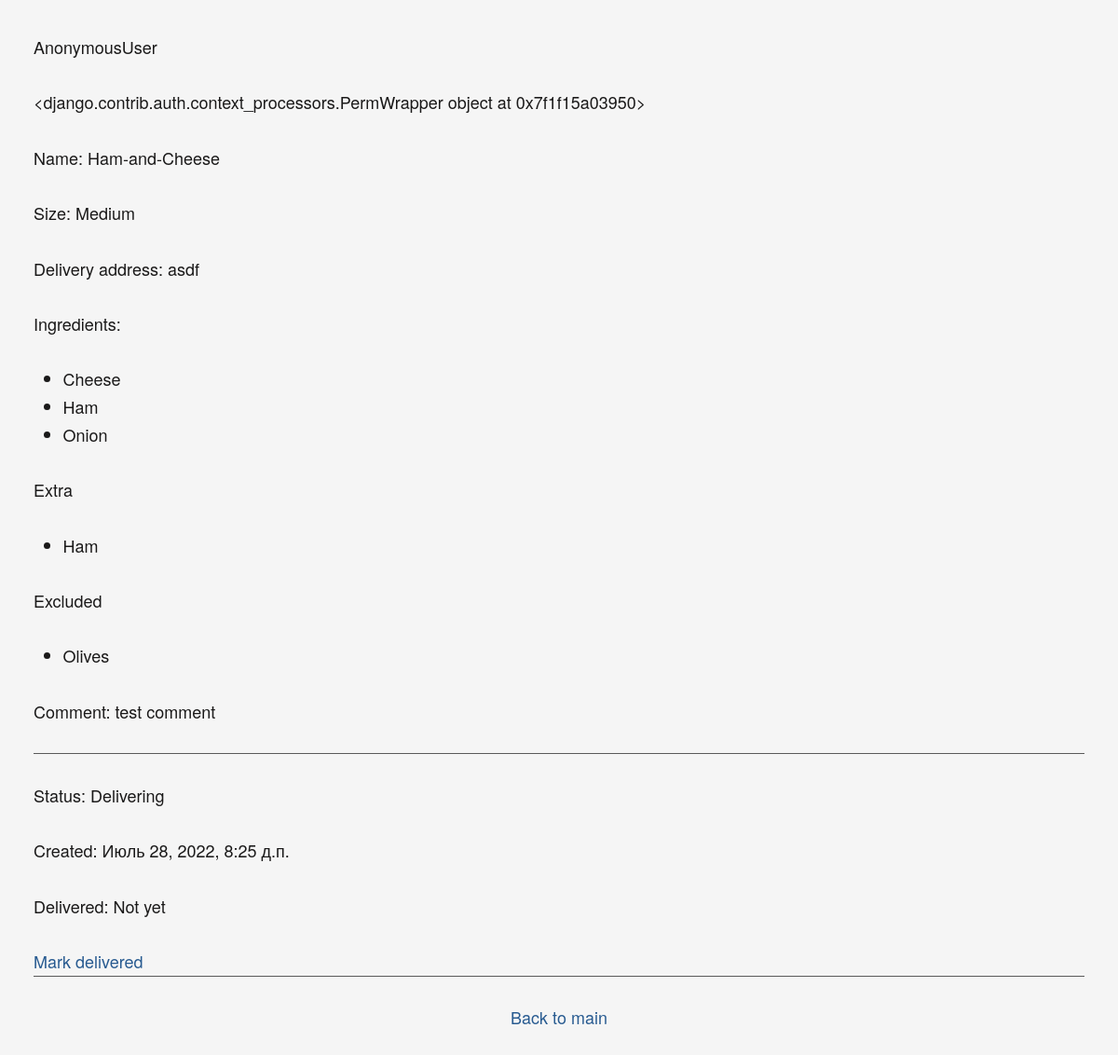
/pizza/view/1/, run on the app's committed database.
### pizza_app/models.py (models this page shows, shortened)
class PizzaOrder(models.Model):
    kind = models.ForeignKey('PizzaMenuItem', related_name='pizzas', on_delete=models.PROTECT)
    size = models.ForeignKey('PizzaSize', related_name='pizzas', on_delete=models.PROTECT)
    delivery = models.ForeignKey('Address', related_name='pizzas', on_delete=models.PROTECT)
    extra = models.ManyToManyField(
        'PizzaIngredient', blank=True, related_name='pizzas_extras')
    exclude = models.ManyToManyField('PizzaIngredient', blank=True)
    comment = models.CharField(max_length=140, blank=True)
    delivered = models.BooleanField(default=False)
    date_created = models.DateTimeField(auto_now_add=True)
    date_delivered = models.DateTimeField(default=None, null=True)
    objects = Manager()
    delivered_manager = PizzaOrderManager()
    undelivered_manager = PizzaOrderUndeliveredManager()

class PizzaMenuItem(models.Model):
    name = models.CharField(max_length=50)
    ingredients = models.ManyToManyField(
        'PizzaIngredient',
        related_name='ingredients'
    )
    def __str__(self):
        return str(self.name)

class PizzaSize(models.Model):
    LARGE = ('XL', 'Large')
    MEDIUM = ('MD', 'Medium')
    SMALL = ('SM', 'Small')
    __all = dict([LARGE, MEDIUM, SMALL])
    size = models.CharField(max_length=2, choices=__all.items())
    def __str__(self):
        return str(self.__all[self.size])

class Address(models.Model):
    full = models.CharField(max_length=150)

class PizzaIngredient(models.Model):
    name = models.CharField(max_length=50)

### pizza_app/views.py (the view)
# urls.py: path('view/<int:pizza_order_id>/', view, name='view'),
def view(request, pizza_order_id):
    if request.method == 'GET':
        pizza = PizzaOrder.objects.select_related('kind').filter(id=pizza_order_id).first()
        if not pizza:
            raise Http404
        return render(request, 'pizza_app/view.html', {'pizza': pizza})
    return HttpResponse(status=405)

### pizza_app/templates/pizza_app/view.html
{% extends 'pizza_app/_base.html' %}
{% block content %}
<div>
    <p>Name: {{ pizza.kind }}</p>
    <p>Size: {{ pizza.size }}</p>
    <p>Delivery address: {{ pizza.delivery.full }}</p>
    <p>Ingredients:</p>
    <ul>
    {% for ingredient in pizza.kind.ingredients.all %}
        {% if ingredient not in pizza.exclude.all %}
        <li>{{ ingredient.name }}</li>
        {% endif %}
    {% endfor %}
    </ul>
    <p>Extra</p>
    <ul>
    {% for ingredient in pizza.extra.all %}
        <li>{{ ingredient.name }}</li>
    {% endfor %}
    </ul>
    <p>Excluded</p>
    <ul>
    {% for ingredient in pizza.exclude.all %}
        <li>{{ ingredient.name }}</li>
    {% endfor %}
    </ul>
    <p>Comment: {{ pizza.comment }}</p>
    <hr />
    <p>Status: {{ pizza.delivered|yesno:"Delivered,Delivering,WHAT?" }}</p>
    <p>Created: {{ pizza.date_created }}</p>
    <p>Delivered: {{ pizza.date_delivered|default_if_none:"Not yet" }}</p>
    {% if not pizza.delivered %}
        <a href="{% url 'pizza:close' pizza.id %}">Mark delivered</a><br>
    {% endif %}
</div>
{% endblock %}

### pizza_app/templates/pizza_app/_base.html (shortened to what this page needs)
{% load static %}
<!DOCTYPE html>
<html lang="en">
<head>
    <link rel="stylesheet" href="{% static 'pizza_app/tacit.min.css' %}" />
    <link rel="stylesheet" href="{% static 'pizza_app/styles.css' %}" />
</head>
<body>
<p>
{{ user }}
</p>
<p>
{{ perms }}
</p>
  <main>
    {% block content %}
    {% endblock %}
  </main>
<nav>
    {% block nav %}<hr />
    <span><a href="{% url 'index' %}">Back to main</a></span>
    {% endblock %}
</nav>
</body>
</html>

### data on the page
PizzaOrder: kind "Ham-and-Cheese", size "Medium", delivery.full "asdf", comment "test comment", delivered "Delivering", date_created "Июль 28, 2022, 8:25 д.п.", date_delivered "Not yet"
PizzaIngredient: name "Cheese"
PizzaIngredient: name "Ham"
PizzaIngredient: name "Onion"
PizzaIngredient: name "Olives"

### other printed values
{{ user }} "AnonymousUser"
{{ perms }} "<django.contrib.auth.context_processors.PermWrapper object at 0x7f1f15a03950>"
